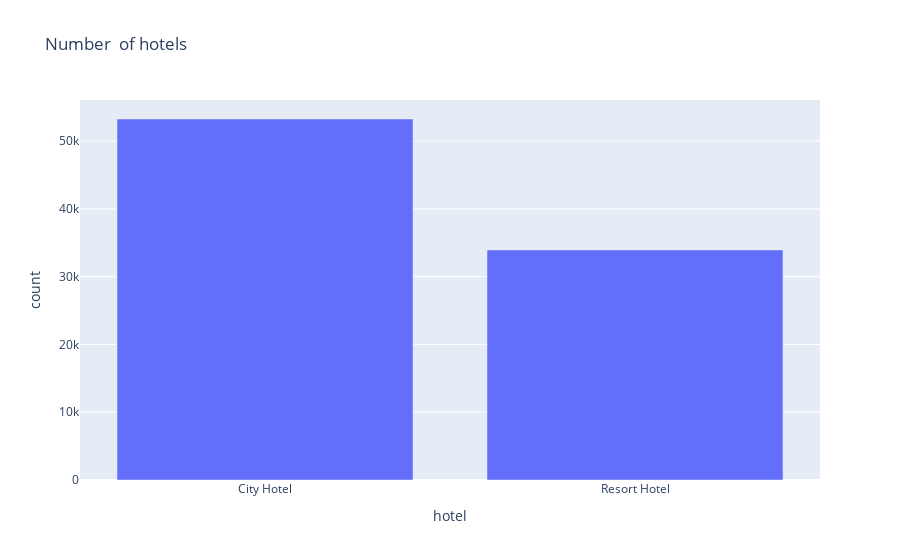

The code cell stored with this chart in its notebook:
### Code cell
px.bar(df_hot,x='hotel',y='count',  title='Number  of hotels ')

### Figure 1 — Plotly figure (JSON) as saved in the notebook; plotly's stock layout.template omitted (floating-point values rounded to 4 significant figures)
{"data": [{"alignmentgroup": "True", "hovertemplate": "hotel=%{x}<br>count=%{y}<extra></extra>", "legendgroup": "", "marker": {"color": "#636efa", "pattern": {"shape": ""}}, "name": "", "offsetgroup": "", "orientation": "v", "showlegend": false, "textposition": "auto", "type": "bar", "x": ["City Hotel", "Resort Hotel"], "xaxis": "x", "y": [53268, 33951], "yaxis": "y"}], "layout": {"barmode": "relative", "legend": {"tracegroupgap": 0}, "title": {"text": "Number  of hotels "}, "xaxis": {"anchor": "y", "domain": [0, 1], "title": {"text": "hotel"}}, "yaxis": {"anchor": "x", "domain": [0, 1], "title": {"text": "count"}}}}
